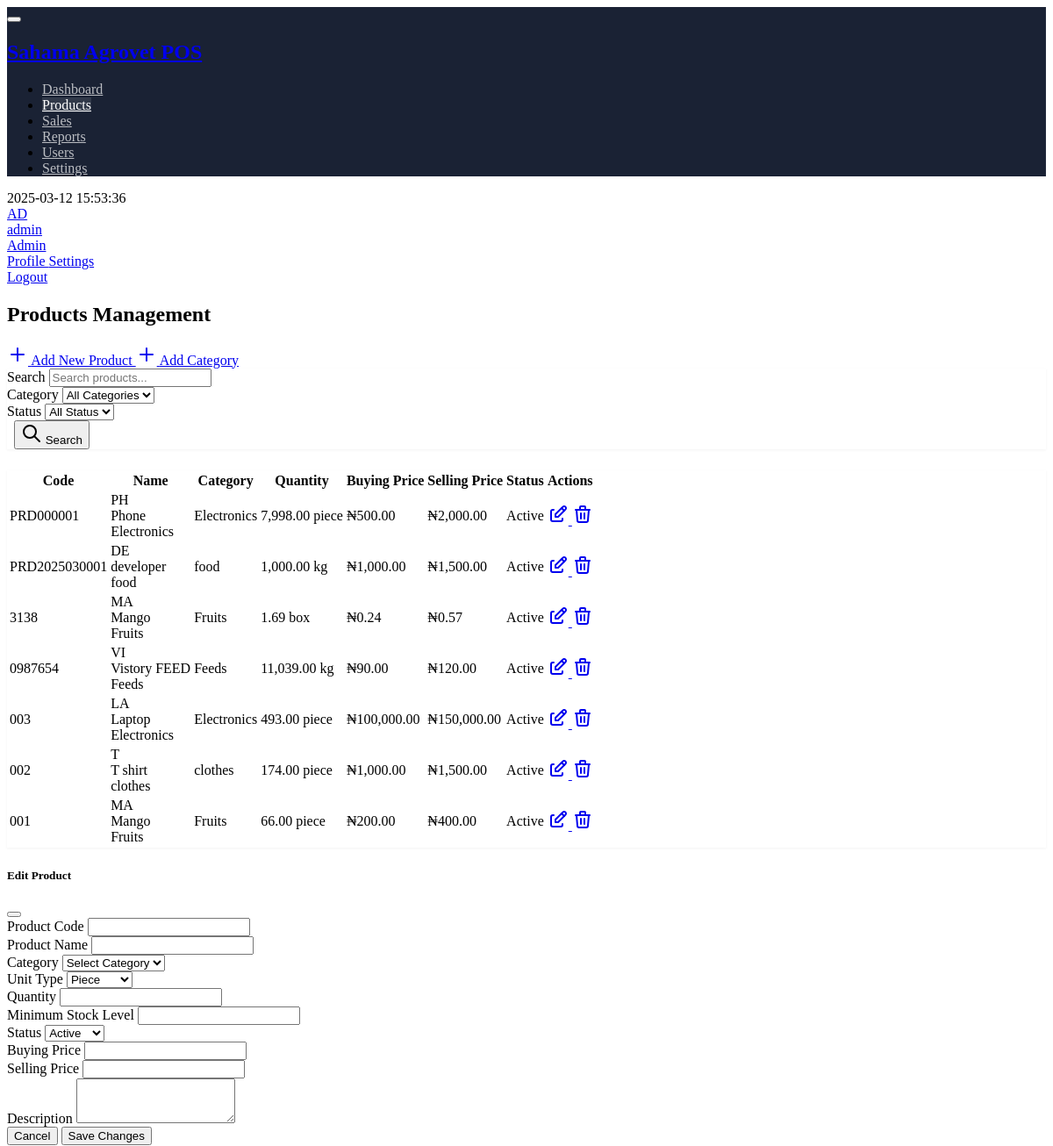
Page /products.php (signed in, upper part) on the earlier database version.
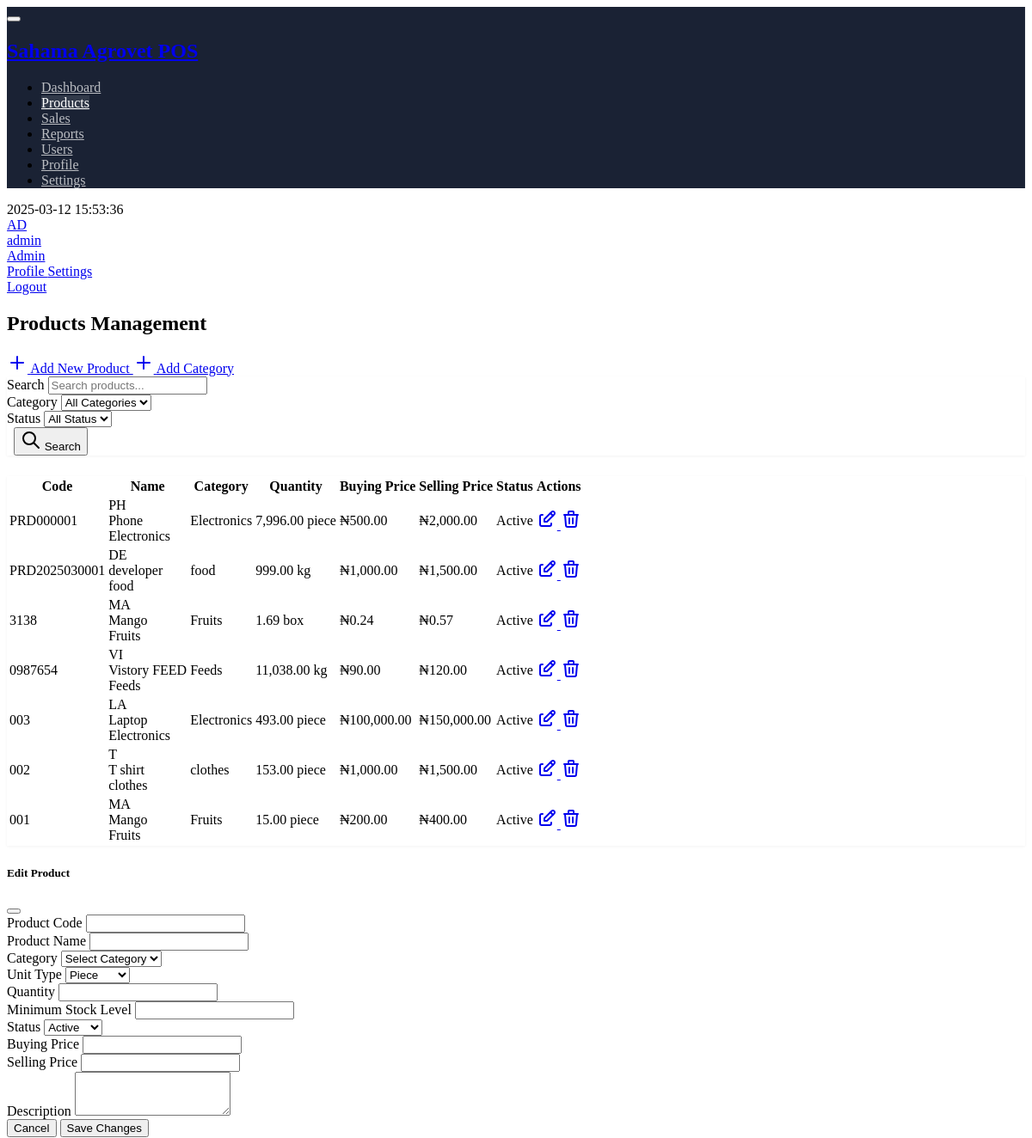
Same page on the later database version.
### tables this page shows
CREATE TABLE `products` (
  `id` int(11) NOT NULL,
  `category_id` int(11) DEFAULT NULL,
  `code` varchar(50) NOT NULL,
  `name` varchar(200) NOT NULL,
  `description` text DEFAULT NULL,
  `unit_type` varchar(20) NOT NULL,
  `quantity` decimal(10,2) DEFAULT 0.00,
  `min_stock_level` decimal(10,2) DEFAULT 0.00,
  `buying_price` decimal(10,2) NOT NULL,
  `selling_price` decimal(10,2) NOT NULL,
  `status` enum('active','inactive') DEFAULT 'active',
  `created_by` int(11) DEFAULT NULL,
  `created_at` timestamp NOT NULL DEFAULT current_timestamp(),
  `updated_by` int(11) DEFAULT NULL,
  `updated_at` timestamp NOT NULL DEFAULT current_timestamp() ON UPDATE current_timestamp()
);

CREATE TABLE `categories` (
  `id` int(11) NOT NULL,
  `name` varchar(100) NOT NULL,
  `description` text DEFAULT NULL,
  `created_by` int(11) DEFAULT NULL,
  `created_at` timestamp NOT NULL DEFAULT current_timestamp(),
  `updated_by` int(11) DEFAULT NULL,
  `updated_at` timestamp NOT NULL DEFAULT current_timestamp() ON UPDATE current_timestamp()
);

### includes/menu_config.php (called while the page is built, shortened)
<?php
function getMenuByRole($role)
{
    $defaultMenus = [
        [
            'title' => 'Dashboard',
            'icon' => 'dashboard',
            'link' => 'index.php',
            'permission' => 'view_dashboard'
        ]
    ];
    return $menus[$role] ?? $defaultMenus;
}

### includes/Database.php (called while the page is built, shortened)
<?php
class Database {
    private static $instance = null;
    private $connection;
    private function __construct() {
        try {
            $dsn = "mysql:host=" . DB_HOST . ";dbname=" . DB_NAME . ";charset=utf8mb4";
            $options = [
                PDO::ATTR_ERRMODE => PDO::ERRMODE_EXCEPTION,
                PDO::ATTR_DEFAULT_FETCH_MODE => PDO::FETCH_ASSOC,
                PDO::ATTR_EMULATE_PREPARES => false
            ];
            $this->connection = new PDO($dsn, DB_USER, DB_PASS, $options);
        } catch (PDOException $e) {
            error_log("Connection Error: " . $e->getMessage());
            throw new Exception("Database connection failed");
        }
    }
    public static function getInstance() {
        if (self::$instance === null) {
            self::$instance = new self();
        }
        return self::$instance;
    }
    public function getConnection() {
        return $this->connection;
    }
}

### includes/Auth.php (called while the page is built, shortened)
<?php
class Auth {
    public function hasPermission($permission) {
        return isset($_SESSION['permissions']) &&
               in_array($permission, $_SESSION['permissions']);
    }
}

### products.php (the view, shortened to what the changed rows need)
<?php
require_once 'includes/Database.php';
require_once 'includes/Auth.php';
$currentPage = "products";
$db = Database::getInstance()->getConnection();
$products = [];
try {
    $query = "SELECT p.*, c.name as category_name
              FROM products p
              LEFT JOIN categories c ON p.category_id = c.id
              WHERE 1=1";
    $params = [];
    $query .= " ORDER BY p.created_at DESC";
    $stmt = $db->prepare($query);
    $stmt->execute($params);
    $products = $stmt->fetchAll(PDO::FETCH_ASSOC);
} catch (PDOException $e) {
    $error = "Database error: " . $e->getMessage();
}
include 'templates/header.php';
?>
<div class="page-wrapper">
    <div class="page-header d-print-none">
        <div class="container-xl">
            <div class="row g-2 align-items-center">
                <div class="col">
                    <h2 class="page-title">
                        Products Management
                    </h2>
                </div>
            </div>
        </div>
    </div>
    <div class="page-body">
        <div class="container-xl">
            <div class="card">
                <div class="card-body">
                    <div class="table-responsive">
                        <table class="table table-vcenter card-table">
                            <thead>
                                <tr>
                                    <th>Code</th>
                                    <th>Name</th>
                                    <th>Category</th>
                                    <th>Quantity</th>
                                    <th>Buying Price</th>
                                    <th>Selling Price</th>
                                    <th>Status</th>
                                    <th class="w-1">Actions</th>
                                </tr>
                            </thead>
                            <tbody>
                                <?php foreach ($products as $product): ?>
                                    <tr>
                                        <td><?= htmlspecialchars($product['code']) ?></td>
                                        <td>
                                            <div class="d-flex align-items-center">
                                                <span class="avatar me-2 bg-primary-lt">
                                                    <?= strtoupper(substr($product['name'], 0, 2)) ?>
                                                </span>
                                                <div>
                                                    <div class="font-weight-medium"><?= htmlspecialchars($product['name']) ?></div>
                                                    <div class="text-muted"><?= htmlspecialchars($product['category_name']) ?></div>
                                                </div>
                                            </div>
                                        </td>
                                        <td><?= htmlspecialchars($product['category_name']) ?></td>
                                        <td>
                                            <?php
                                            $quantity = floatval($product['quantity']);
                                            $minStock = floatval($product['min_stock_level']);
                                            $stockClass = $quantity <= $minStock ? 'text-danger' : 'text-success';
                                            ?>
                                            <span class="<?= $stockClass ?>">
                                                <?= number_format($quantity, 2) ?> <?= htmlspecialchars($product['unit_type']) ?>
                                            </span>
                                        </td>
                                        <td>₦<?= number_format($product['buying_price'], 2) ?></td>
                                        <td>₦<?= number_format($product['selling_price'], 2) ?></td>
                                        <td>
                                            <span class="badge bg-<?= $product['status'] === 'active' ? 'success' : 'danger' ?>-lt">
                                                <?= ucfirst($product['status']) ?>
                                            </span>
                                        </td>
                                        <td>
                                            <div class="btn-group">
                                                <a href="#" class="btn btn-icon btn-primary" data-bs-toggle="modal" data-bs-target="#editProductModal" data-product='<?= json_encode($product) ?>'>
                                                </a>
                                                <a href="#" class="btn btn-icon btn-danger" data-bs-toggle="modal" data-bs-target="#deleteProductModal" data-product-id="<?= $product['id'] ?>">
                                                </a>
                                            </div>
                                        </td>
                                    </tr>
                                <?php endforeach; ?>
                            </tbody>
                        </table>
                    </div>
                </div>
            </div>
        </div>
    </div>
</div>
</div>
</div>
<?php
include 'templates/footer.php';
?>

### templates/header.php (shortened to what the changed rows need)
<?php
require_once __DIR__ . '/../includes/menu_config.php';
require_once __DIR__ . '/../includes/Auth.php';
$auth = new Auth();
$userRole = $_SESSION['role'] ?? 'cashier';
$menuItems = getMenuByRole($userRole);
?>
<!doctype html>
<html lang="en">
<head>
    <link href="https://cdn.jsdelivr.net/npm/@tabler/core@latest/dist/css/tabler.min.css" rel="stylesheet"/>
    <link href="https://cdn.jsdelivr.net/npm/@tabler/icons-webfont@latest/tabler-icons.min.css" rel="stylesheet"/>
</head>
<body>
    <div class="page">
        <aside class="navbar navbar-vertical navbar-dark navbar-expand-lg">
            <div class="container-fluid">
                <h1 class="navbar-brand navbar-brand-autodark">
                    <a href="index.php">
                        <span>Sahama Agrovet POS</span>
                    </a>
                </h1>
                <div class="navbar-collapse collapse" id="sidebar-menu">
                    <ul class="navbar-nav pt-lg-3">
                        <?php if (isset($menuItems) && is_array($menuItems)): ?>
                            <?php foreach ($menuItems as $menuItem): ?>
                                <?php if ($auth->hasPermission($menuItem['permission'])): ?>
                                    <li class="nav-item">
                                        <a class="nav-link <?= ($currentPage === strtolower($menuItem['title'])) ? 'active' : '' ?>"
                                           href="<?= htmlspecialchars($menuItem['link']) ?>">
                                            <span class="nav-link-title"><?= htmlspecialchars($menuItem['title']) ?></span>
                                        </a>
                                    </li>
                                <?php endif; ?>
                            <?php endforeach; ?>
                        <?php endif; ?>
                    </ul>
                </div>
            </div>
        </aside>
        <div class="page-wrapper">

Differences in the rows shown:
changed products "PRD000001": quantity "7,998.00" → "7,996.00"
changed products "PRD2025030001": quantity "1,000.00" → "999.00"
changed products "VI": quantity "11,039.00" → "11,038.00"
changed products "T shirt": quantity "174.00" → "153.00"
changed products (number 7 of 7 on the later page): quantity "66.00" → "15.00"
Other differences:
new list line: "Profile"
